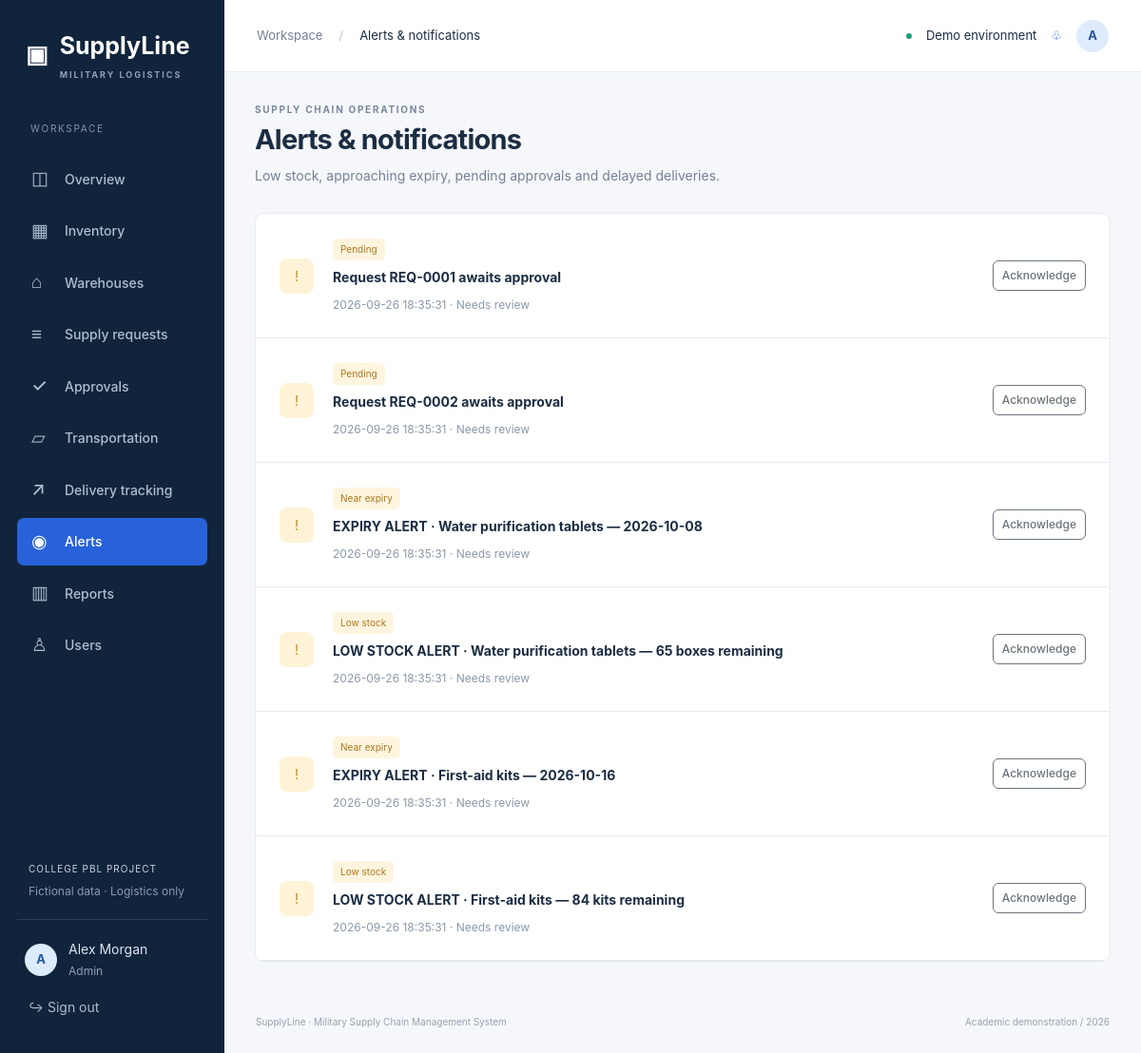
/alerts (signed in), run on the app's committed database.
### tables this page shows
CREATE TABLE users(id INTEGER PRIMARY KEY,name TEXT NOT NULL,email TEXT UNIQUE NOT NULL,password TEXT NOT NULL,role TEXT NOT NULL CHECK(role IN ('Admin','Logistics Officer','Warehouse Staff')),warehouse_id INTEGER REFERENCES warehouses(id),CHECK(role!='Warehouse Staff' OR warehouse_id IS NOT NULL));

CREATE TABLE notifications(id INTEGER PRIMARY KEY,user_id INTEGER NOT NULL REFERENCES users(id) ON DELETE CASCADE,alert_key TEXT NOT NULL,message TEXT NOT NULL,type TEXT NOT NULL,date TEXT NOT NULL DEFAULT CURRENT_TIMESTAMP,is_read INTEGER NOT NULL DEFAULT 0,UNIQUE(user_id,alert_key));

### app.py (the view)
@app.route('/alerts',methods=['GET','POST'])
@roles()
def alerts():
    data=alerts_data()
    with db():
        for kind,message,key in data:
            db().execute('INSERT OR IGNORE INTO notifications(user_id,alert_key,message,type) VALUES (?,?,?,?)',(g.user['id'],key,message,kind))
            db().execute('UPDATE notifications SET message=? WHERE user_id=? AND alert_key=?',(message,g.user['id'],key))
        if request.method=='POST':
            db().execute('UPDATE notifications SET is_read=1 WHERE id=? AND user_id=?',(request.form.get('id'),g.user['id']))
    keys={a[2] for a in data}
    ns=[n for n in rows('SELECT * FROM notifications WHERE user_id=? ORDER BY id DESC',(g.user['id'],)) if n['alert_key'] in keys]
    return render_template('alerts.html',title='Alerts & notifications',notifications=ns)

### app.py (called while the page is built)
def db():
    if 'db' not in g:
        g.db = sqlite3.connect(app.config['DATABASE'])
        g.db.row_factory = sqlite3.Row
        g.db.execute('PRAGMA foreign_keys=ON')
    return g.db

def rows(sql, args=()):
    return db().execute(sql, args).fetchall()

def one(sql, args=()):
    return db().execute(sql, args).fetchone()

def roles(*allowed):
    def decorate(fn):
        @wraps(fn)
        def wrapped(*args, **kwargs):
            if not g.user:
                return redirect(url_for('login'))
            if allowed and g.user['role'] not in allowed:
                abort(403)
            return fn(*args, **kwargs)
        return wrapped
    return decorate

@app.before_request
def authenticate():
    g.user = one('SELECT * FROM users WHERE id=?', (session['user_id'],)) if session.get('user_id') else None
    session.setdefault('csrf', secrets.token_hex(24))
    if request.method == 'POST' and not secrets.compare_digest(session['csrf'], request.form.get('csrf', '')):
        abort(400, 'Invalid form token. Refresh the page and try again.')

@app.context_processor
def context():
    return dict(user=g.user, csrf=session.get('csrf'), categories=CATEGORIES, roles_list=ROLES, today=date.today().isoformat())

def inventory():
    query = 'SELECT s.*,w.name warehouse FROM supplies s JOIN warehouses w ON w.id=s.warehouse_id WHERE 1=1'
    args = []
    if g.user['role'] == 'Warehouse Staff':
        query += ' AND s.warehouse_id=?'; args.append(g.user['warehouse_id'])
    for field, column in [('warehouse', 's.warehouse_id'), ('category', 's.category'), ('status', 's.status')]:
        if request.args.get(field):
            query += f' AND {column}=?'; args.append(request.args[field])
    if request.args.get('q'):
        query += ' AND s.name LIKE ?'; args.append('%' + request.args['q'] + '%')
    return rows(query + ' ORDER BY s.id', args)

### templates/alerts.html
{% extends 'base.html' %}{% from 'macros.html' import heading,badge,csrf_field with context %}{% block content %}{{heading('Alerts & notifications','Low stock, approaching expiry, pending approvals and delayed deliveries.')}}<section class="panel">{% for n in notifications %}<div class="notification"><div class="notification-icon">!</div><div>{{badge(n.type)}}<h2>{{n.message}}</h2><p>{{n.date}} · {{'Acknowledged' if n.is_read else 'Needs review'}}</p></div>{% if not n.is_read %}<form method="post">{{csrf_field()}}<input name="id" type="hidden" value="{{n.id}}"><button class="btn btn-outline-secondary btn-sm">Acknowledge</button></form>{% endif %}</div>{% else %}<p class="empty">All clear. No active alerts.</p>{% endfor %}</section>{% endblock %}

### templates/base.html
<!doctype html><html lang="en"><head><meta charset="utf-8"><meta name="viewport" content="width=device-width,initial-scale=1"><title>{{title}} · SupplyLine</title><link rel="stylesheet" href="{{url_for('static',filename='vendor/bootstrap.min.css')}}"><link rel="stylesheet" href="{{url_for('static',filename='css/style.css')}}"></head><body>{% if user %}<aside id="sidebar"><a class="brand" href="/">▣ <span>SupplyLine<small>MILITARY LOGISTICS</small></span></a><div class="workspace-label">WORKSPACE</div><nav>{% for endpoint,label,icon in [('dashboard','Overview','◫'),('inventory_page','Inventory','▦'),('warehouses_page','Warehouses','⌂'),('requests_page','Supply requests','≡'),('approvals','Approvals','✓'),('transportation','Transportation','▱'),('tracking','Delivery tracking','↗'),('alerts','Alerts','◉'),('reports','Reports','▥'),('users_page','Users','♙')] %}{% if user.role!='Warehouse Staff' or endpoint in ['dashboard','inventory_page','warehouses_page','tracking','alerts'] %}{% if endpoint!='users_page' or user.role=='Admin' %}<a class="{{'active' if request.endpoint==endpoint}}" href="{{url_for(endpoint)}}"><span>{{icon}}</span>{{label}}</a>{% endif %}{% endif %}{% endfor %}</nav><div class="sidebar-bottom"><div class="demo-note">COLLEGE PBL PROJECT<small>Fictional data · Logistics only</small></div><a class="profile-link" href="{{url_for('profile')}}"><b class="avatar">{{user.name[:1]}}</b><span>{{user.name}}<small>{{user.role}}</small></span></a><form method="post" action="{{url_for('logout')}}"><input type="hidden" name="csrf" value="{{csrf}}"><button class="logout">↪ Sign out</button></form></div></aside>{% endif %}<div class="{{'shell' if user else 'login-shell'}}">{% if user %}<header><div><button id="menu-toggle" aria-label="Toggle navigation">☰</button><span class="muted">Workspace</span><span class="crumb">/</span>{{title}}</div><div class="header-right"><span class="live-dot"></span> Demo environment <a href="{{url_for('alerts')}}" aria-label="View alerts">♧</a><a class="avatar" href="{{url_for('profile')}}">{{user.name[:1]}}</a></div></header>{% endif %}<main>{% for category,message in get_flashed_messages(with_categories=true) %}<div role="alert" class="alert alert-{{category}}">{{message}}</div>{% endfor %}{% block content %}{% endblock %}</main>{% if user %}<footer>SupplyLine · Military Supply Chain Management System <span>Academic demonstration / {{today[:4]}}</span></footer>{% endif %}</div><script src="{{url_for('static',filename='js/script.js')}}"></script>{% block scripts %}{% endblock %}</body></html>

### templates/macros.html (shortened to what this page needs)
{% macro badge(status) %}<span class="status status-{{status|lower|replace(' ','-')}}">{{status}}</span>{% endmacro %}{% macro heading(title,description) %}<div class="page-heading"><div><div class="eyebrow">SUPPLY CHAIN OPERATIONS</div><h1>{{title}}</h1><p>{{description}}</p></div></div>{% endmacro %}

### static/css/style.css (style rules this page uses)
:root { --navy:#10243b;--blue:#2463eb;--muted:#748092;--border:#e6eaf0;--bg:#f5f7fb;--ink:#1b2d43 }
* { box-sizing:border-box }
body { margin:0;background:var(--bg);color:var(--ink);font-family:Inter,-apple-system,BlinkMacSystemFont,'Segoe UI',sans-serif;font-size:14px }
a { color:#2764d6;text-decoration:none }
h1 { font-size:29px;letter-spacing:-.8px;font-weight:700;margin:7px 0 9px }
h2 { font-size:16px;font-weight:650;margin:0 0 7px }
p { line-height:1.6 }
small { font-size:12px }
aside { position:fixed;inset:0 auto 0 0;width:236px;background:var(--navy);color:#c8d3e0;padding:30px 18px;display:flex;flex-direction:column;z-index:30 }
.brand { color:#fff;display:flex;gap:12px;font-size:25px;font-weight:750;align-items:center;padding:0 9px }
.brand small { display:block;letter-spacing:2px;font-size:9px;color:#8da1b8;margin-top:4px }
.workspace-label { font-size:10px;letter-spacing:1.7px;color:#8298b1;margin:43px 14px 16px }
nav a { display:flex;gap:13px;align-items:center;color:#afbed0;padding:11px 15px;border-radius:7px;margin:4px 0;font-weight:500 }
nav a span { font-size:19px;width:22px }
nav a.active { color:#fff;background:#2862da }
.sidebar-bottom { margin-top:auto }
.demo-note { font-size:10px;letter-spacing:1px;padding:25px 12px 20px;border-bottom:1px solid #2c3d52 }
.demo-note small { display:block;letter-spacing:0;color:#879bb3;margin-top:7px }
.profile-link { display:flex;align-items:center;gap:12px;color:#dce5ef;margin:20px 8px 10px }
.profile-link small { display:block;color:#90a1b7;margin-top:4px }
.avatar { display:inline-flex;border-radius:50%;background:#deebfc;color:#2457a1;align-items:center;justify-content:center;width:34px;height:34px;font-size:13px;font-weight:700 }
.logout { background:transparent;color:#acbbce;border:0;padding:8px 12px }
.shell { margin-left:236px }
header { height:76px;border-bottom:1px solid var(--border);background:#fff;display:flex;justify-content:space-between;align-items:center;padding:0 34px;font-size:13px }
.crumb { padding:0 17px;color:#bac3cf }
.header-right { display:flex;gap:15px;align-items:center }
.live-dot { width:6px;height:6px;background:#20a27c;border-radius:50% }
.muted { color:var(--muted) }
main { max-width:1680px;margin:auto;padding:32px }
.page-heading { display:flex;justify-content:space-between;align-items:center;margin-bottom:28px }
.page-heading p { color:var(--muted);margin:0 }
.eyebrow { font-size:10px;letter-spacing:1.7px;font-weight:700;color:#79889b }
.btn { font-size:13px;border-radius:6px;padding:10px 15px;font-weight:550 }
.btn-sm { padding:6px 9px;font-size:12px }
.panel { background:#fff;border:1px solid var(--border);border-radius:9px;margin-bottom:24px;overflow:hidden }
.status { display:inline-block;font-size:10px;border-radius:5px;padding:4px 8px;color:#687b90;background:#edf1f6;white-space:nowrap }
.status-pending,.status-high,.status-near-expiry,.status-low-stock { color:#ad761b;background:#fff5df }
footer { display:flex;justify-content:space-between;padding:0 33px 25px;color:#97a2af;font-size:10px }
.notification { padding:25px;display:flex;gap:20px;border-bottom:1px solid var(--border);align-items:center }
.notification h2 { font-size:14px;margin:10px 0 }
.notification p { font-size:12px;color:#8a98a9;margin:0 }
.notification form { margin-left:auto }
.notification-icon { padding:8px 16px;background:#fff3d7;color:#bf8a21;border-radius:8px }
button,a,input,select,summary { outline-offset:4px }
aside { overflow-y:auto }

### data on the page
users: name "A", name "Alex Morgan", role "Admin"
notifications: type "Pending", message "Request REQ-0001 awaits approval", date "2026-09-26 18:35:31", is_read "Needs review"
notifications: type "Pending", message "Request REQ-0002 awaits approval", date "2026-09-26 18:35:31", is_read "Needs review"
notifications: type "Near expiry", message "EXPIRY ALERT · Water purification tablets — 2026-10-08", date "2026-09-26 18:35:31", is_read "Needs review"
notifications: type "Low stock", message "LOW STOCK ALERT · Water purification tablets — 65 boxes remaining", date "2026-09-26 18:35:31", is_read "Needs review"
notifications: type "Near expiry", message "EXPIRY ALERT · First-aid kits — 2026-10-16", date "2026-09-26 18:35:31", is_read "Needs review"
notifications: type "Low stock", message "LOW STOCK ALERT · First-aid kits — 84 kits remaining", date "2026-09-26 18:35:31", is_read "Needs review"

### other printed values
{{ icon }} "◫" "▦" "⌂" "≡" "✓" "▱" "↗" "◉" "▥" "♙"
{{ title }} "Alerts & notifications"
{{ description }} "Low stock, approaching expiry, pending approvals and delayed deliveries."
